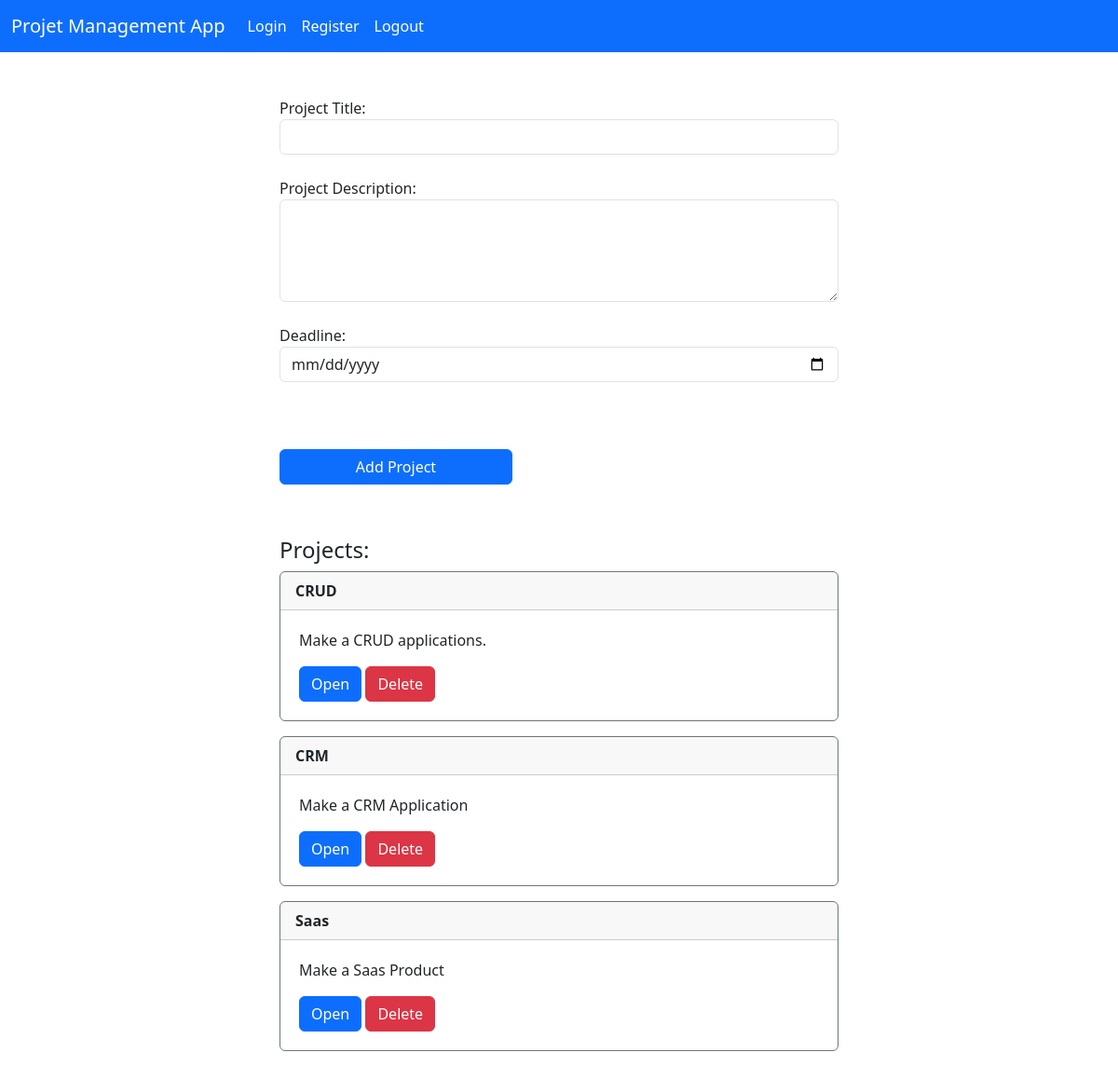
Page / (signed in) on the earlier database version.
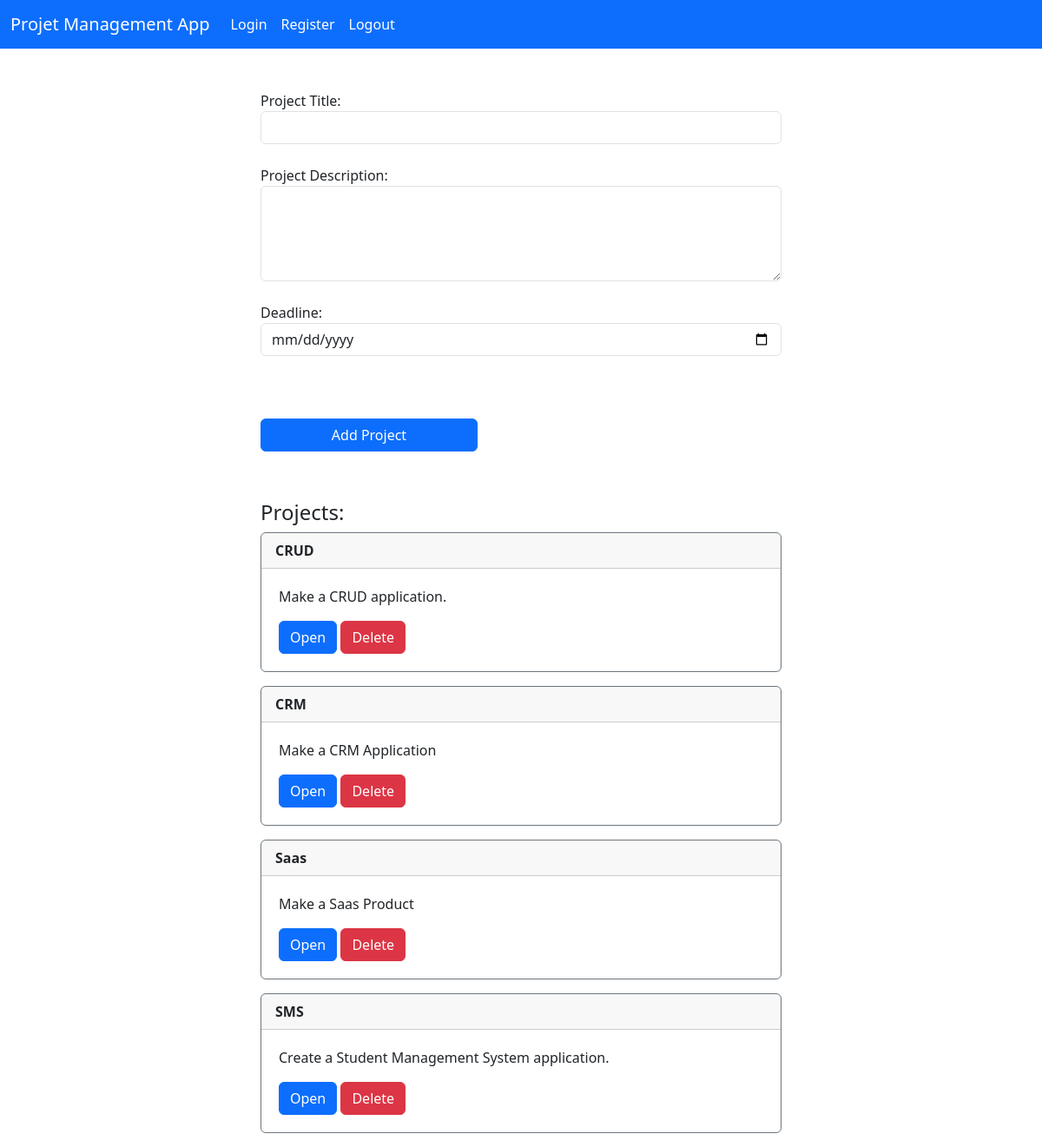
Same page on the later database version.
### pro/models.py (models this page shows, shortened)
class Pro_add(models.Model):
    Project_Title = models.CharField(max_length=100)
    Project_Description = models.CharField(max_length=300)
    created = models.DateTimeField(auto_now_add=True)
    complete = models.BooleanField(default=False)
    deadline = models.DateField(null=True, default=None)

### pro/views.py (the view)
# urls.py: path('', views.home, name='home' ),
def home(request):
    Pro_add_details = Pro_add.objects.all()
    form = Pro_add_form(request.POST or None)
    now = datetime.today().date()
    if request.method == 'POST':
        action = request.POST.get('action')
        if action == 'add_record':
            if form.is_valid():
                form.save()
                messages.success(request, "Record Added...")
                return redirect('home')
            else:
                messages.error(request, "Please complete all the fields...")
                return redirect('home')
        else:
            username = request.POST['username']
            password = request.POST['password']
            user = authenticate(request,username=username,password=password)
            if user is not None:
                login(request, user)
                messages.success(request,'You have been logged in...')
                return redirect('home')
            else:
                messages.error(request,'Error occured, Try again...')
                return redirect('home')
    else:
        return render(request,'home.html',{'Pro_add_details':Pro_add_details,'form':form,'now':now})

### pro/forms.py
class Pro_add_form(forms.ModelForm):
    deadline = forms.DateField(required=True, widget=forms.DateInput(attrs={"type": "date", "class":"form-control"}), label="Deadline")
    class Meta:
        model = Pro_add
        fields = '__all__'

### pro/templates/home.html (shortened to what this page needs)
{% extends 'base.html' %}
{% block content %}
<br>
<br>
<div class="d-grid gap-2 col-6 mx-auto bg-">
  {% if user.is_authenticated %}
  <form method="POST">
    {{ form.Project_Title.label_tag }}
    <input type="text" class="form-control" name="Project_Title" >
    <br>
    {{ form.Project_Description.label_tag }}
    <textarea class="form-control" name="Project_Description" rows="4"></textarea>
    <br>
    {{ form.deadline.label_tag  }}
    {{ form.deadline}}<br>
  <br><br>
  <button type="submit" class="btn btn-primary col-md-5 col-sm-9">Add Project</button>
  </form>
  <br>  <br>
</div>
<div class = "col-md-6 offset-md-3 col-sm-9 ">
  <h4>Projects:</h4>
  {% for Pro_add_detail in Pro_add_details %}
  <div class="card border-secondary mb-3" style="max-width: 50rem;">
    <div class="card-header">
      <strong>
        {{Pro_add_detail.Project_Title}}</strong>
    </div>
    <div style="margin:20px ;">
      <p class="card-text">{{Pro_add_detail.Project_Description}}</p>
      <a href="{% url 'tasks' Pro_add_detail.id %}" class="btn btn-primary">Open</a>
      <button type="button" class="btn btn-danger" data-bs-toggle="modal" data-bs-target="#deleteModal{{ Pro_add_detail.id }}">
        Delete    </button>
    </div>
  </div>
  {% endfor %}
</div>
{% endif %}
{% endblock %}

Differences in the rows shown:
changed Pro_add "CRUD": Project_Description "Make a CRUD applications." → "Make a CRUD application."
added Pro_add: Project_Title "SMS", Project_Description "Create a Student Management System application."
